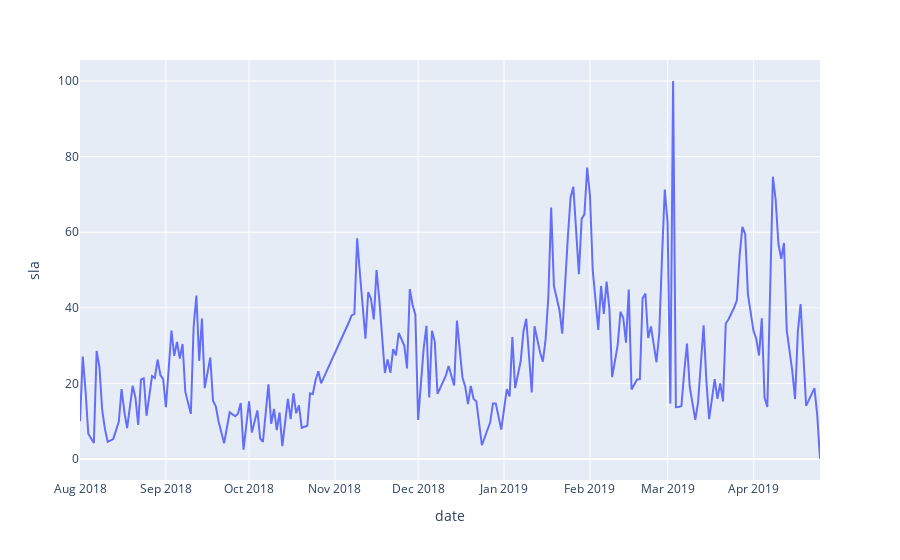

Notebook code cell kept with this figure:
### Code cell
fig1 = px.line(df_tb4_grouped, x='date', y='sla')
fig1.show()

### Figure 1 — Plotly figure (JSON) as saved in the notebook; plotly's stock layout.template omitted (floating-point values rounded to 4 significant figures; data arrays with more than 128 entries replaced by an {"elided": "..."} marker saying what was removed)
{"data": [{"hovertemplate": "date=%{x}<br>sla=%{y}<extra></extra>", "legendgroup": "", "line": {"color": "#636efa", "dash": "solid"}, "mode": "lines", "name": "", "orientation": "v", "showlegend": false, "type": "scatter", "x": {"elided": "218 str values"}, "xaxis": "x", "y": {"elided": "218 float values"}, "yaxis": "y"}], "layout": {"legend": {"tracegroupgap": 0}, "margin": {"t": 60}, "xaxis": {"anchor": "y", "domain": [0, 1], "title": {"text": "date"}}, "yaxis": {"anchor": "x", "domain": [0, 1], "title": {"text": "sla"}}}}
